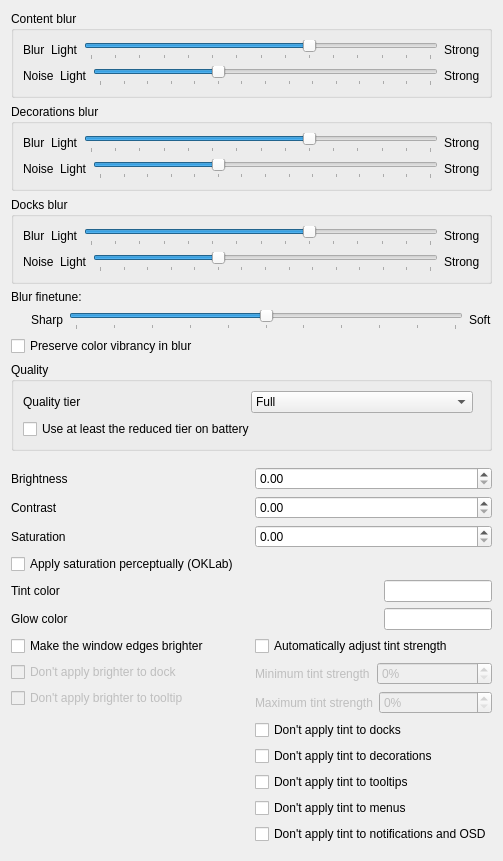
         <widget class="QWidget" name="scrollContentGeneral">
          <layout class="QVBoxLayout">
           <item>
            <widget class="QGroupBox" name="groupBoxContentBlur">
             <property name="title">
              <string>Content blur</string>
             </property>
             <layout class="QVBoxLayout" name="verticalLayoutContentBlur">
              <item>
               <layout class="QHBoxLayout" name="horizontalLayoutContentBlur" stretch="0,0,0,0">
                <item>
                 <widget class="QLabel" name="labelContentBlur">
                  <property name="text">
                   <string>Blur</string>
                  </property>
                 </widget>
                </item>
                <item>
                 <widget class="QLabel" name="labelConstantBlurLight">
                  <property name="text">
                   <string>Light</string>
                  </property>
                 </widget>
                </item>
                <item>
                 <widget class="QSlider" name="kcfg_BlurStrength">
                  <property name="minimum">
                   <number>1</number>
                  </property>
                  <property name="maximum">
                   <number>15</number>
                  </property>
                  <property name="singleStep">
                   <number>1</number>
                  </property>
                  <property name="pageStep">
                   <number>1</number>
                  </property>
                  <property name="value">
                   <number>10</number>
                  </property>
                  <property name="orientation">
                   <enum>Qt::Orientation::Horizontal</enum>
                  </property>
                  <property name="tickPosition">
                   <enum>QSlider::TickPosition::TicksBelow</enum>
                  </property>
                 </widget>
                </item>
                <item>
                 <widget class="QLabel" name="labelConstantBlurStrong">
                  <property name="text">
                   <string>Strong</string>
                  </property>
                 </widget>
                </item>
               </layout>
              </item>
              <item>
               <layout class="QHBoxLayout" name="horizontalLayoutContentNoise">
                <item>
                 <widget class="QLabel" name="labelContentNoise">
                  <property name="text">
                   <string>Noise</string>
                  </property>
                 </widget>
                </item>
                <item>
                 <widget class="QLabel" name="labelConstantNoiseLight">
                  <property name="text">
                   <string>Light</string>
                  </property>
                 </widget>
                </item>
                <item>
                 <widget class="QSlider" name="kcfg_NoiseStrength">
                  <property name="maximum">
                   <number>14</number>
                  </property>
                  <property name="pageStep">
                   <number>5</number>
                  </property>
                  <property name="value">
                   <number>5</number>
                  </property>
                  <property name="orientation">
                   <enum>Qt::Orientation::Horizontal</enum>
                  </property>
                  <property name="tickPosition">
                   <enum>QSlider::TickPosition::TicksBelow</enum>
                  </property>
                  <property name="tickInterval">
                   <number>1</number>
                  </property>
                 </widget>
                </item>
                <item>
                 <widget class="QLabel" name="labelConstantNoiseStrong">
                  <property name="text">
                   <string>Strong</string>
                  </property>
                 </widget>
                </item>
               </layout>
              </item>
             </layout>
            </widget>
           </item>
           <item>
            <widget class="QGroupBox" name="groupBoxDecorationBlur">
             <property name="title">
              <string>Decorations blur</string>
             </property>
             <layout class="QVBoxLayout" name="verticalLayoutDecorationBlur">
              <item>
               <layout class="QHBoxLayout" name="horizontalLayoutDecorationBlur" stretch="0,0,0,0">
                <item>
                 <widget class="QLabel" name="labelDecorationBlur">
                  <property name="text">
                   <string>Blur</string>
                  </property>
                 </widget>
                </item>
                <item>
                 <widget class="QLabel" name="labelDecorationBlurLight">
                  <property name="text">
                   <string>Light</string>
                  </property>
                 </widget>
                </item>
                <item>
                 <widget class="QSlider" name="kcfg_DecorationBlurStrength">
                  <property name="minimum">
                   <number>1</number>
                  </property>
                  <property name="maximum">
                   <number>15</number>
                  </property>
                  <property name="singleStep">
                   <number>1</number>
                  </property>
                  <property name="pageStep">
                   <number>1</number>
                  </property>
                  <property name="value">
                   <number>10</number>
                  </property>
                  <property name="orientation">
                   <enum>Qt::Orientation::Horizontal</enum>
                  </property>
                  <property name="tickPosition">
                   <enum>QSlider::TickPosition::TicksBelow</enum>
                  </property>
                 </widget>
                </item>
                <item>
                 <widget class="QLabel" name="labelDecorationBlurStrong">
                  <property name="text">
                   <string>Strong</string>
                  </property>
                 </widget>
                </item>
               </layout>
              </item>
              <item>
               <layout class="QHBoxLayout" name="horizontalLayoutDecorationNoise">
                <item>
                 <widget class="QLabel" name="labelDecorationNoise">
                  <property name="text">
                   <string>Noise</string>
                  </property>
                 </widget>
                </item>
                <item>
                 <widget class="QLabel" name="labelDecorationNoiseLight">
                  <property name="text">
                   <string>Light</string>
                  </property>
                 </widget>
                </item>
                <item>
                 <widget class="QSlider" name="kcfg_DecorationNoiseStrength">
                  <property name="maximum">
                   <number>14</number>
                  </property>
                  <property name="pageStep">
                   <number>5</number>
                  </property>
                  <property name="value">
                   <number>5</number>
                  </property>
                  <property name="orientation">
                   <enum>Qt::Orientation::Horizontal</enum>
                  </property>
                  <property name="tickPosition">
                   <enum>QSlider::TickPosition::TicksBelow</enum>
                  </property>
                  <property name="tickInterval">
                   <number>1</number>
                  </property>
                 </widget>
                </item>
                <item>
                 <widget class="QLabel" name="labelDecorationNoiseStrong">
                  <property name="text">
                   <string>Strong</string>
                  </property>
                 </widget>
                </item>
               </layout>
              </item>
             </layout>
            </widget>
           </item>
           <item>
            <widget class="QGroupBox" name="groupBoxDockBlur">
             <property name="title">
              <string>Docks blur</string>
             </property>
             <layout class="QVBoxLayout" name="verticalLayoutDockBlur">
              <item>
               <layout class="QHBoxLayout" name="horizontalLayoutDockBlur" stretch="0,0,0,0">
                <item>
                 <widget class="QLabel" name="labelDockBlur">
                  <property name="text">
                   <string>Blur</string>
                  </property>
                 </widget>
                </item>
                <item>
                 <widget class="QLabel" name="labelDockBlurLight">
                  <property name="text">
                   <string>Light</string>
                  </property>
                 </widget>
                </item>
                <item>
                 <widget class="QSlider" name="kcfg_DockBlurStrength">
                  <property name="minimum">
                   <number>1</number>
                  </property>
                  <property name="maximum">
                   <number>15</number>
                  </property>
                  <property name="singleStep">
                   <number>1</number>
                  </property>
                  <property name="pageStep">
                   <number>1</number>
                  </property>
                  <property name="value">
                   <number>10</number>
                  </property>
                  <property name="orientation">
                   <enum>Qt::Orientation::Horizontal</enum>
                  </property>
                  <property name="tickPosition">
                   <enum>QSlider::TickPosition::TicksBelow</enum>
                  </property>
                 </widget>
                </item>
                <item>
                 <widget class="QLabel" name="labelDockBlurStrong">
                  <property name="text">
                   <string>Strong</string>
                  </property>
                 </widget>
                </item>
               </layout>
              </item>
              <item>
               <layout class="QHBoxLayout" name="horizontalLayoutDockNoise">
                <item>
                 <widget class="QLabel" name="labelDockNoise">
                  <property name="text">
                   <string>Noise</string>
                  </property>
                 </widget>
                </item>
                <item>
                 <widget class="QLabel" name="labelDockNoiseLight">
                  <property name="text">
                   <string>Light</string>
                  </property>
                 </widget>
                </item>
                <item>
                 <widget class="QSlider" name="kcfg_DockNoiseStrength">
                  <property name="maximum">
                   <number>14</number>
                  </property>
                  <property name="pageStep">
                   <number>5</number>
                  </property>
                  <property name="value">
                   <number>5</number>
                  </property>
                  <property name="orientation">
                   <enum>Qt::Orientation::Horizontal</enum>
                  </property>
                  <property name="tickPosition">
                   <enum>QSlider::TickPosition::TicksBelow</enum>
                  </property>
                  <property name="tickInterval">
                   <number>1</number>
                  </property>
                 </widget>
                </item>
                <item>
                 <widget class="QLabel" name="labelDockNoiseStrong">
                  <property name="text">
                   <string>Strong</string>
                  </property>
                 </widget>
                </item>
               </layout>
              </item>
             </layout>
            </widget>
           </item>
           <item>
            <widget class="QLabel" name="labelBlurFinetuneDescription">
             <property name="text">
              <string>Blur finetune:</string>
             </property>
            </widget>
           </item>
           <item>
            <layout class="QHBoxLayout" name="horizontalLayoutBlurFinetune">
             <item>
              <spacer name="horizontalSpacerBlurFinetune">
               <property name="orientation">
                <enum>Qt::Orientation::Horizontal</enum>
               </property>
               <property name="sizeType">
                <enum>QSizePolicy::Policy::Fixed</enum>
               </property>
               <property name="sizeHint" stdset="0">
                <size>
                 <width>20</width>
                 <height>20</height>
                </size>
               </property>
              </spacer>
             </item>
             <item>
              <widget class="QLabel" name="labelBlurFinetuneSharp">
               <property name="text">
                <string>Sharp</string>
               </property>
              </widget>
             </item>
             <item>
              <widget class="QSlider" name="kcfg_BlurFinetune">
               <property name="minimum">
                <number>0</number>
               </property>
               <property name="maximum">
                <number>10</number>
               </property>
               <property name="singleStep">
                <number>1</number>
               </property>
               <property name="pageStep">
                <number>1</number>
               </property>
               <property name="value">
                <number>5</number>
               </property>
               <property name="orientation">
                <enum>Qt::Orientation::Horizontal</enum>
               </property>
               <property name="tickPosition">
                <enum>QSlider::TickPosition::TicksBelow</enum>
               </property>
               <property name="toolTip">
                <string>Tunes both the downsample radius and the upsample blend together. Lower = tighter / sharper blur, higher = wider / softer blur.</string>
               </property>
              </widget>
             </item>
             <item>
              <widget class="QLabel" name="labelBlurFinetuneSoft">
               <property name="text">
                <string>Soft</string>
               </property>
              </widget>
             </item>
            </layout>
           </item>
           <item>
            <widget class="QCheckBox" name="kcfg_BlurSaturationCompensation">
             <property name="text">
              <string>Preserve color vibrancy in blur</string>
             </property>
             <property name="toolTip">
              <string>Blur slightly desaturates colors — this counters that. Can cause artifacts.</string>
             </property>
            </widget>
           </item>
           <item>
            <widget class="QGroupBox" name="groupBoxQuality">
             <property name="title">
              <string>Quality</string>
             </property>
             <layout class="QVBoxLayout" name="verticalLayoutQuality">
              <item>
               <layout class="QHBoxLayout" name="horizontalLayoutQualityTier">
                <item>
                 <widget class="QLabel" name="labelQualityTier">
                  <property name="text">
                   <string>Quality tier</string>
                  </property>
                 </widget>
                </item>
                <item>
                 <widget class="QComboBox" name="kcfg_QualityTier">
                  <property name="toolTip">
                   <string>Reduced: at most two blur levels, no noise, no refraction. Minimal: a single blur level.</string>
                  </property>
                  <item>
                   <property name="text">
                    <string>Full</string>
                   </property>
                  </item>
                  <item>
                   <property name="text">
                    <string>Reduced</string>
                   </property>
                  </item>
                  <item>
                   <property name="text">
                    <string>Minimal</string>
                   </property>
                  </item>
                 </widget>
                </item>
                <item>
                 <spacer name="horizontalSpacerQualityTier">
                  <property name="orientation">
                   <enum>Qt::Orientation::Horizontal</enum>
                  </property>
                 </spacer>
                </item>
               </layout>
              </item>
              <item>
               <widget class="QCheckBox" name="kcfg_ReduceOnBattery">
                <property name="text">
                 <string>Use at least the reduced tier on battery</string>
                </property>
                <property name="toolTip">
                 <string>Follows UPower's battery state.</string>
                </property>
               </widget>
              </item>
             </layout>
            </widget>
           </item>
           <item>
            <spacer name="verticalSpacer">
             <property name="orientation">
              <enum>Qt::Orientation::Vertical</enum>
             </property>
             <property name="sizeHint" stdset="0">
              <size>
               <width>0</width>
               <height>0</height>
              </size>
             </property>
            </spacer>
           </item>
           <item>
            <spacer>
             <property name="orientation">
              <enum>Qt::Orientation::Vertical</enum>
             </property>
             <property name="sizeHint" stdset="0">
              <size>
               <width>0</width>
               <height>10</height>
              </size>
             </property>
            </spacer>
           </item>
           <item>
            <layout class="QHBoxLayout">
             <item>
              <widget class="QLabel" name="label">
               <property name="text">
                <string>Brightness</string>
               </property>
              </widget>
             </item>
             <item>
              <widget class="QDoubleSpinBox" name="kcfg_Brightness">
               <property name="minimum">
                <double>0.000000000000000</double>
               </property>
               <property name="singleStep">
                <double>0.100000000000000</double>
               </property>
              </widget>
             </item>
            </layout>
           </item>
           <item>
            <layout class="QHBoxLayout">
             <item>
              <widget class="QLabel" name="label">
               <property name="text">
                <string>Contrast</string>
               </property>
              </widget>
             </item>
             <item>
              <widget class="QDoubleSpinBox" name="kcfg_Contrast">
               <property name="minimum">
                <double>0.000000000000000</double>
               </property>
               <property name="singleStep">
                <double>0.100000000000000</double>
               </property>
              </widget>
             </item>
            </layout>
           </item>
           <item>
            <layout class="QHBoxLayout">
             <item>
              <widget class="QLabel" name="label">
               <property name="text">
                <string>Saturation</string>
               </property>
              </widget>
             </item>
             <item>
              <widget class="QDoubleSpinBox" name="kcfg_Saturation">
               <property name="minimum">
                <double>0.000000000000000</double>
               </property>
               <property name="singleStep">
                <double>0.100000000000000</double>
               </property>
              </widget>
             </item>
            </layout>
           </item>
           <item>
            <widget class="QCheckBox" name="kcfg_OklabSaturation">
             <property name="text">
              <string>Apply saturation perceptually (OKLab)</string>
             </property>
             <property name="toolTip">
              <string>Adjusts saturation evenly across all colors instead of in plain RGB.</string>
             </property>
            </widget>
           </item>
           <item>
            <layout class="QHBoxLayout">
             <item>
              <widget class="QLabel" name="labelTintColor">
               <property name="text">
                <string>Tint color</string>
               </property>
              </widget>
             </item>
             <item>
              <widget class="QLineEdit" name="kcfg_TintColor">
               <property name="sizePolicy">
                <sizepolicy hsizetype="Fixed" vsizetype="Fixed">
                 <horstretch>0</horstretch>
                 <verstretch>0</verstretch>
                </sizepolicy>
               </property>
               <property name="toolTip">
                <string>Enter a color in #AARRGGBB format. The A (alpha) channel sets tint strength.</string>
               </property>
              </widget>
             </item>
            </layout>
           </item>
           <item>
            <layout class="QHBoxLayout">
             <item>
              <widget class="QLabel" name="labelGlowColor">
               <property name="text">
                <string>Glow color</string>
               </property>
              </widget>
             </item>
             <item>
              <widget class="QLineEdit" name="kcfg_GlowColor">
               <property name="sizePolicy">
                <sizepolicy hsizetype="Fixed" vsizetype="Fixed">
                 <horstretch>0</horstretch>
                 <verstretch>0</verstretch>
                </sizepolicy>
               </property>
               <property name="toolTip">
                <string>Enter a color in #AARRGGBB format. The A (alpha) channel sets glow strength.</string>
               </property>
              </widget>
             </item>
            </layout>
           </item>
           <item>
            <layout class="QHBoxLayout" name="tintAndEdgeOptionsLayout">
             <item>
              <layout class="QVBoxLayout" name="edgeLightingOptionsLayout">
               <property name="alignment">
                <set>Qt::AlignTop</set>
               </property>
               <item>
                <widget class="QCheckBox" name="kcfg_EdgeLighting">
                 <property name="text">
                  <string>Make the window edges brighter</string>
                 </property>
                </widget>
               </item>
               <item>
                <widget class="QCheckBox" name="kcfg_EdgeLightingDock">
                 <property name="enabled">
                  <bool>false</bool>
                 </property>
                 <property name="text">
                  <string>Don't apply brighter to dock</string>
                 </property>
                </widget>
               </item>
               <item>
                <widget class="QCheckBox" name="kcfg_EdgeLightingTooltip">
                 <property name="enabled">
                  <bool>false</bool>
                 </property>
                 <property name="text">
                  <string>Don't apply brighter to tooltip</string>
                 </property>
                </widget>
               </item>
              </layout>
             </item>
             <item>
              <spacer name="horizontalSpacerMiddle">
               <property name="orientation">
                <enum>Qt::Orientation::Horizontal</enum>
               </property>
               <property name="sizeHint" stdset="0">
                <size>
                 <width>40</width>
                 <height>20</height>
                </size>
               </property>
              </spacer>
             </item>
             <item>
              <layout class="QVBoxLayout" name="tintExclusionsLayout">
               <item>
                <widget class="QCheckBox" name="kcfg_AutoTintAlpha">
                 <property name="text">
                  <string>Automatically adjust tint strength</string>
                 </property>
                 <property name="toolTip">
                  <string>Scales tint strength by comparing the tint color with the color behind each pixel.</string>
                 </property>
                </widget>
               </item>
               <item>
                <layout class="QHBoxLayout" name="autoTintAlphaMinLayout">
                 <item>
                  <widget class="QLabel" name="labelAutoTintAlphaMin">
                   <property name="enabled">
                    <bool>false</bool>
                   </property>
                   <property name="text">
                    <string>Minimum tint strength</string>
                   </property>
                  </widget>
                 </item>
                 <item>
                  <widget class="QSpinBox" name="kcfg_AutoTintAlphaMin">
                   <property name="enabled">
                    <bool>false</bool>
                   </property>
                   <property name="suffix">
                    <string>%</string>
                   </property>
                   <property name="maximum">
                    <number>100</number>
                   </property>
                  </widget>
                 </item>
                </layout>
               </item>
               <item>
                <layout class="QHBoxLayout" name="autoTintAlphaMaxLayout">
                 <item>
                  <widget class="QLabel" name="labelAutoTintAlphaMax">
                   <property name="enabled">
                    <bool>false</bool>
                   </property>
                   <property name="text">
                    <string>Maximum tint strength</string>
                   </property>
                  </widget>
                 </item>
                 <item>
                  <widget class="QSpinBox" name="kcfg_AutoTintAlphaMax">
                   <property name="enabled">
                    <bool>false</bool>
                   </property>
                   <property name="suffix">
                    <string>%</string>
                   </property>
                   <property name="maximum">
                    <number>100</number>
                   </property>
                  </widget>
                 </item>
                </layout>
               </item>
               <item>
                <widget class="QCheckBox" name="kcfg_ExcludeDocks">
                 <property name="text">
                  <string>Don't apply tint to docks</string>
                 </property>
                </widget>
               </item>
               <item>
                <widget class="QCheckBox" name="kcfg_ExcludeDecorations">
                 <property name="text">
                  <string>Don't apply tint to decorations</string>
                 </property>
                </widget>
               </item>
               <item>
                <widget class="QCheckBox" name="kcfg_ExcludeTooltips">
                 <property name="text">
                  <string>Don't apply tint to tooltips</string>
                 </property>
                </widget>
               </item>
               <item>
                <widget class="QCheckBox" name="kcfg_ExcludeMenus">
                 <property name="text">
                  <string>Don't apply tint to menus</string>
                 </property>
                </widget>
               </item>
               <item>
                <widget class="QCheckBox" name="kcfg_ExcludeOSD">
                 <property name="text">
                  <string>Don't apply tint to notifications and OSD</string>
                 </property>
                </widget>
               </item>
              </layout>
             </item>
            </layout>
           </item>
           <item>
            <widget class="QWidget" name="widget" native="true">
             <property name="sizePolicy">
              <sizepolicy hsizetype="Fixed" vsizetype="Expanding">
               <horstretch>0</horstretch>
               <verstretch>1</verstretch>
              </sizepolicy>
             </property>
            </widget>
           </item>
          </layout>
         </widget>
